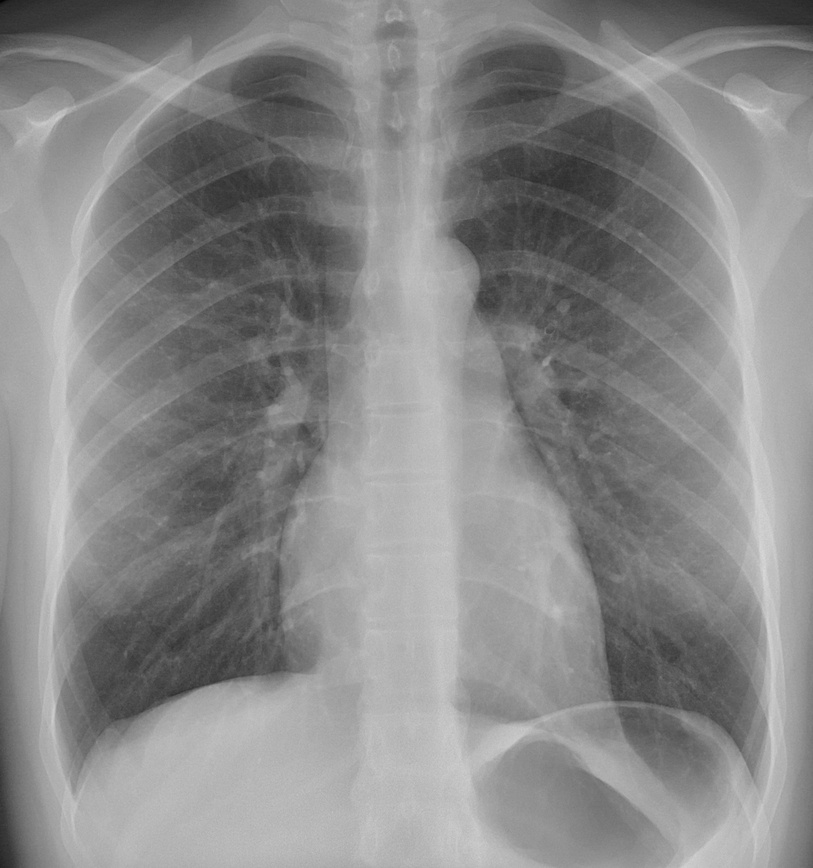
#> input picture XRAY.jpg, 813 x 868 px, shrunk from 1929 x 2058 before the run
$ jupyter execute 'Práctica_8_P1.ipynb'
#> lines starting #> are read from the running program, lines starting #| are printed output that depends on the picture
<a href="https://colab.research.google.com/github/itsdiego1012-source/Assignments/blob/PDI---Assignments/Pr%C3%A1ctica_8_P1.ipynb" target="_parent"></a>

# **Práctica 8:** *Parte 1*
**Equipo 6:**
*   Castillo Díaz Ulises 	            2050354
*   González Garza Jorge Alberto	    2043501
*   Muñoz Baca Axel	                  2132103
*   Rodríguez Arreguín Diego Eduardo 	2004407

**Carga de librerías utilizadas**

[cell 1]
import cv2 as cv
import numpy as np
import matplotlib.pyplot as plt

**Carga de imagen**

[cell 2]
# Cargar la imagen médica original
img_org = 'XRAY.jpg'
img = cv.imread(img_org, cv.IMREAD_GRAYSCALE)
#> img is the input picture: shape (868, 813); min 2, max 217, mean 136.4

# Mostrar imagen en escala de grises
plt.imshow(img, cmap='gray')
plt.title('Radiografía Original')
plt.axis('off')
plt.show()

# **Ejercicio 1:** *Filtros de Suavizado*

[cell 3]
# 1. Filtro de Media (Kernel 3x3) -> Suavizado ligero
blur_media = cv.blur(img, (3, 3))

# 2. Filtro Gaussiano (Kernel 5x5) -> Reducción de ruido gaussiano
blur_gauss = cv.GaussianBlur(img, (5, 5), 0)

# 3. Filtro de Mediana (Kernel 11x11) -> Suavizado agresivo (pérdida de textura fina)
blur_median = cv.medianBlur(img, 11)

**Comparación de filtros de suavizado**

[cell 4]
# Visualización de filtros de suavizado
plt.figure(figsize=(15, 5))
plt.subplot(1, 3, 1)
plt.imshow(blur_media, cmap='gray')
plt.title('Filtro Media (3x3)')
plt.axis('off')

plt.subplot(1, 3, 2)
plt.imshow(blur_gauss, cmap='gray')
plt.title('Filtro Gaussiano (5x5)')
plt.axis('off')

plt.subplot(1, 3, 3)
plt.imshow(blur_median, cmap='gray')
plt.title('Filtro Mediana (11x11)')
plt.axis('off')

plt.show()
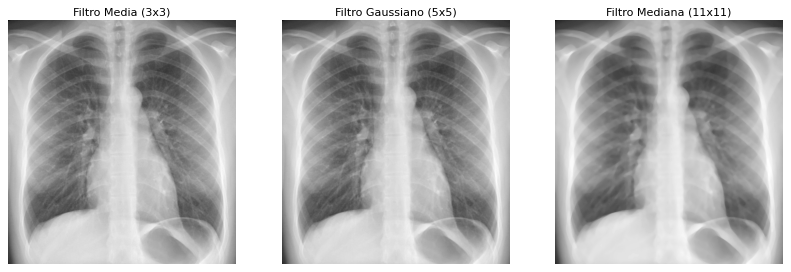
#> figure drawn by matplotlib, 3 panels

## **Ejercicio 2:** *Detección de Bordes*

[cell 5]
# 1. Sobel en X y Y
sobelx = cv.Sobel(img, cv.CV_64F, 1, 0, ksize=3)
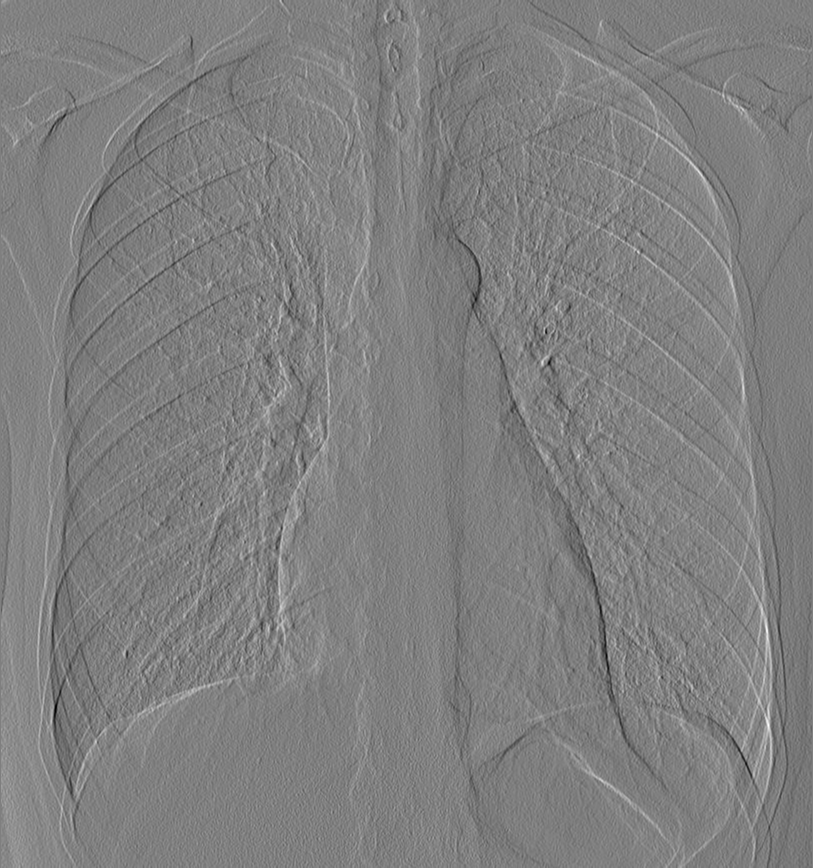
#> sobelx: shape (868, 813) float64; min -182, max 181, mean 0.1; drawn with min black and max white
sobely = cv.Sobel(img, cv.CV_64F, 0, 1, ksize=3)
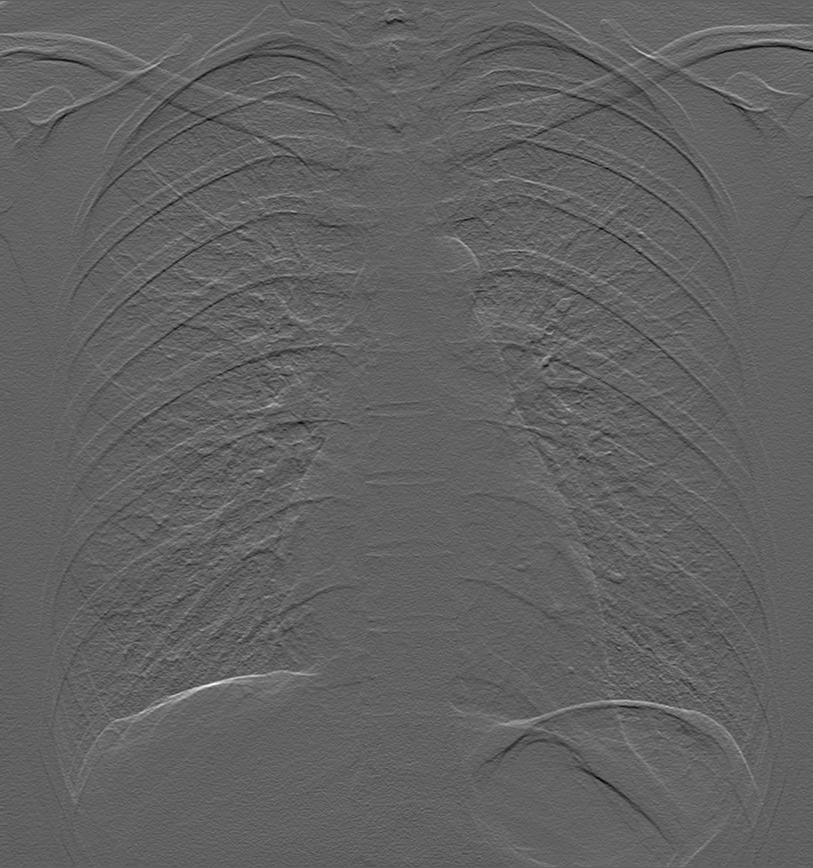
#> sobely: shape (868, 813) float64; min -162, max 261, mean 0.7; drawn with min black and max white
# Combinar magnitud
sobel_combined = cv.magnitude(sobelx, sobely)
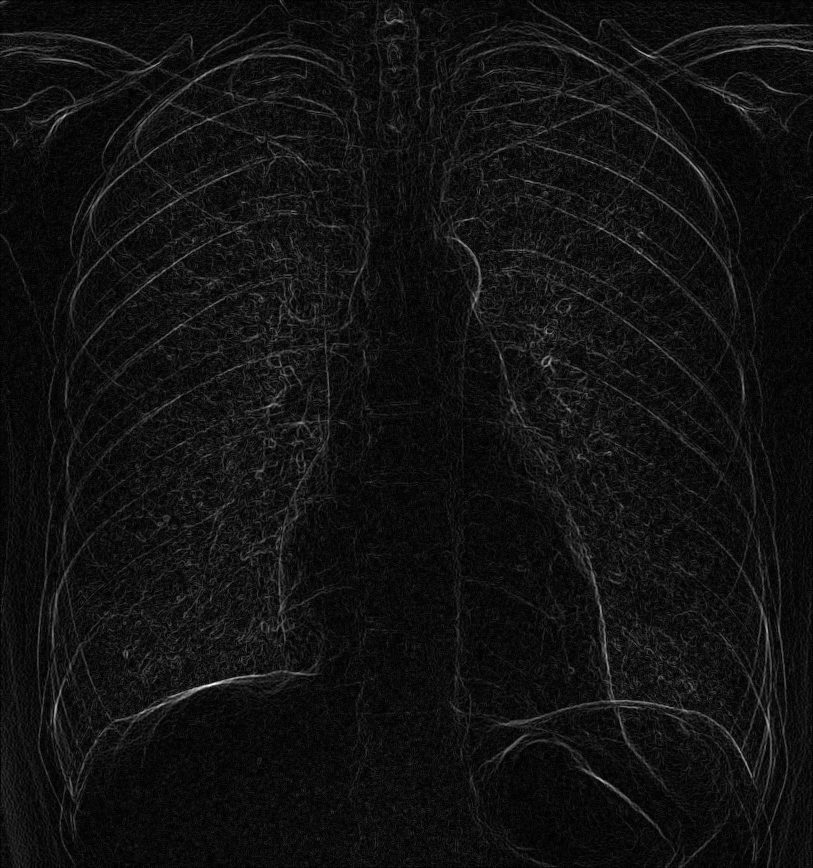
#> sobel_combined: shape (868, 813) float64; min 0, max 272, mean 19.2; drawn with min black and max white

# 2. Laplaciano
laplacian = cv.Laplacian(img, cv.CV_64F, None, 5)
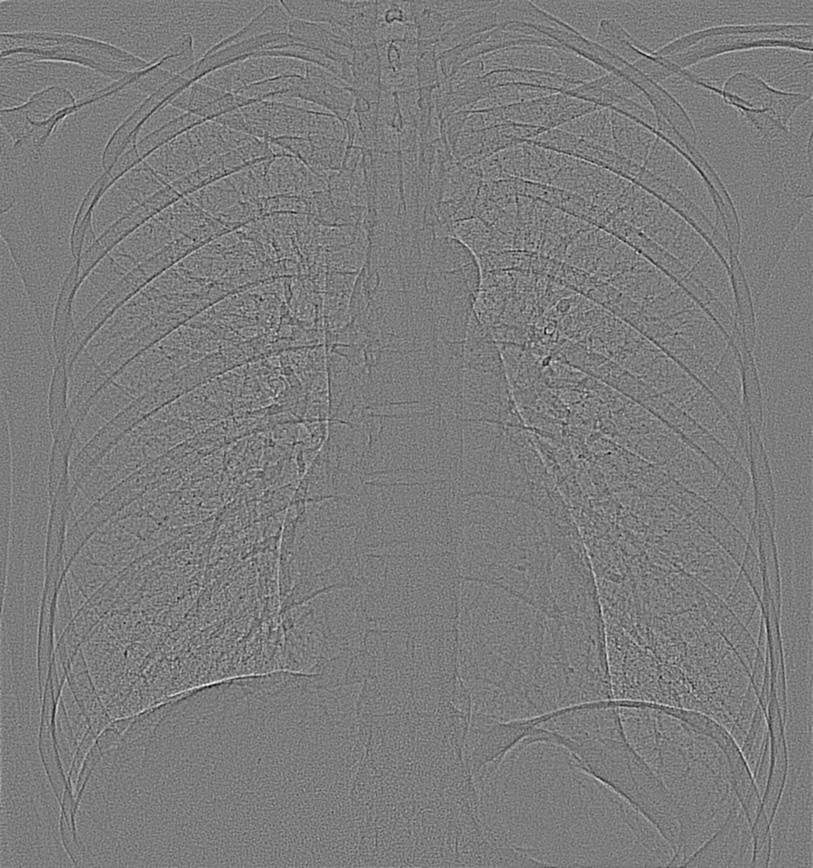
#> laplacian: shape (868, 813) float64; min -1156, max 1206, mean 0.1; drawn with min black and max white
laplacian_abs = cv.convertScaleAbs(laplacian)
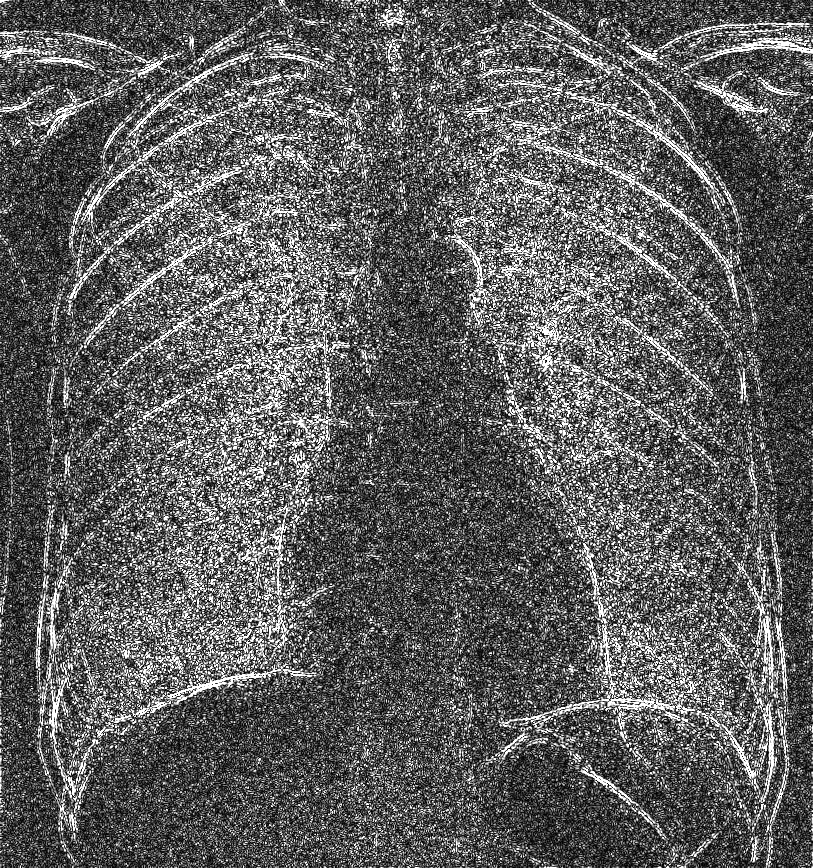
#> laplacian_abs: shape (868, 813); min 0, max 255, mean 94.1

# 3. Filtro Kirsch (Dirección Norte - Manual)
# Máscara para detectar bordes horizontales superiores
kernel_kirsch_n = np.array([[ 5,  5,  5],
                            [-3,  0, -3],
                            [-3, -3, -3]])

kirsch_n = cv.filter2D(img, -1, kernel_kirsch_n)
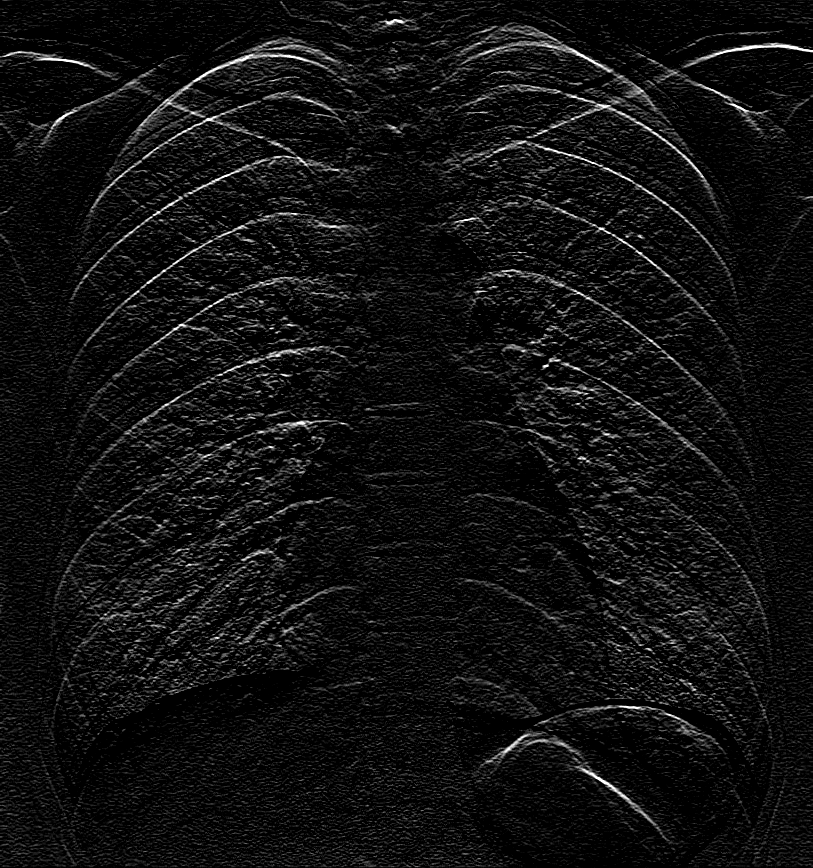
#> kirsch_n: shape (868, 813); min 0, max 255, mean 16.6

**Comparación de filtros de detección de bordes**

[cell 6]
# Visualización de detección de bordes
plt.figure(figsize=(15, 5))
plt.subplot(1, 3, 1)
plt.imshow(sobel_combined, cmap='gray')
plt.title('Sobel Combinado (X+Y)')
plt.axis('off')

plt.subplot(1, 3, 2)
plt.imshow(laplacian_abs, cmap='gray')
plt.title('Laplaciano')
plt.axis('off')

plt.subplot(1, 3, 3)
plt.imshow(kirsch_n, cmap='gray')
plt.title('Kirsch (Norte - Manual)')
plt.axis('off')

plt.show()

# **Ejercicio 3:** *Máscara Personalizada (Realce)*

[cell 7]
# Máscara de afilado (Sharpening) para aumento de contraste en bordes locales
kernel_custom = np.array([[ 1, -5,  1],
                          [-5,  17, -5],
                          [ 1, -5,  1]])

img_custom = cv.filter2D(img, -1, kernel_custom)

**Comparación de realce con imágen original**

[cell 8]
# Comparación con imagen original
plt.figure(figsize=(10, 5))
plt.subplot(1, 2, 1)
plt.imshow(img, cmap='gray')
plt.title('Original')
plt.axis('off')

plt.subplot(1, 2, 2)
plt.imshow(img_custom, cmap='gray')
plt.title('Máscara Personalizada (Realce)')
plt.axis('off')

plt.show()

$ run again, with MRI.jpg copied over XRAY.jpg
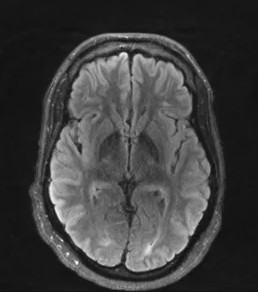
#> input picture MRI.jpg, 258 x 292 px
#> img is the input picture: shape (292, 258); min 13, max 250, mean 62.9
#> `kirsch_n = cv.filter2D(img, -1, kernel_kirsch_n)`:
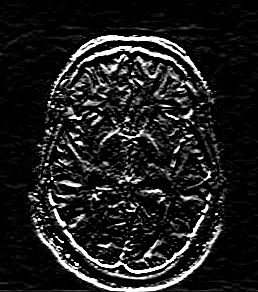
#> kirsch_n: shape (292, 258); min 0, max 255, mean 31
#> `img_custom = cv.filter2D(img, -1, kernel_custom)`:
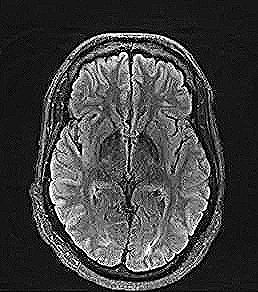
#> img_custom: shape (292, 258); min 0, max 255, mean 65

$ run again, with Radiografia.jpg copied over XRAY.jpg
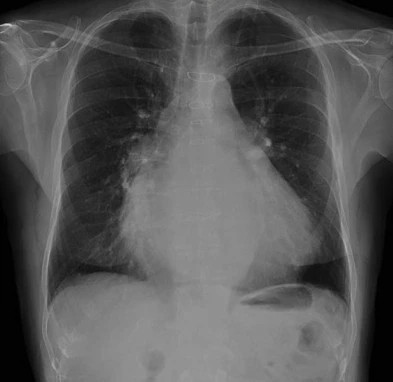
#> input picture Radiografia.jpg, 393 x 382 px
#> `kirsch_n = cv.filter2D(img, -1, kernel_kirsch_n)`:
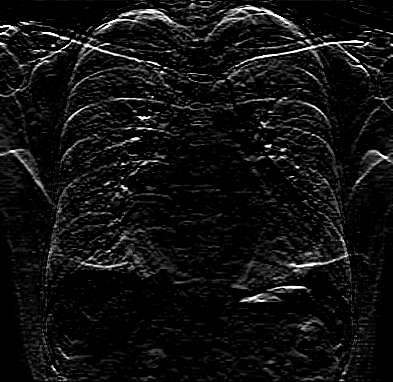
#> kirsch_n: shape (382, 393); min 0, max 255, mean 16.7
#> `img_custom = cv.filter2D(img, -1, kernel_custom)`:
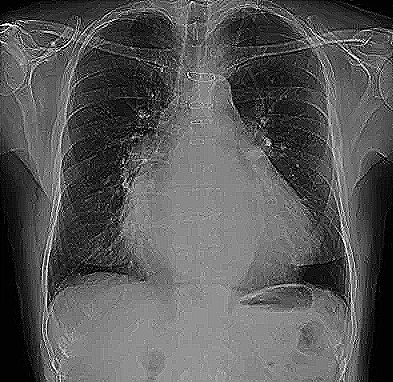
#> img_custom: shape (382, 393); min 0, max 255, mean 88.1
